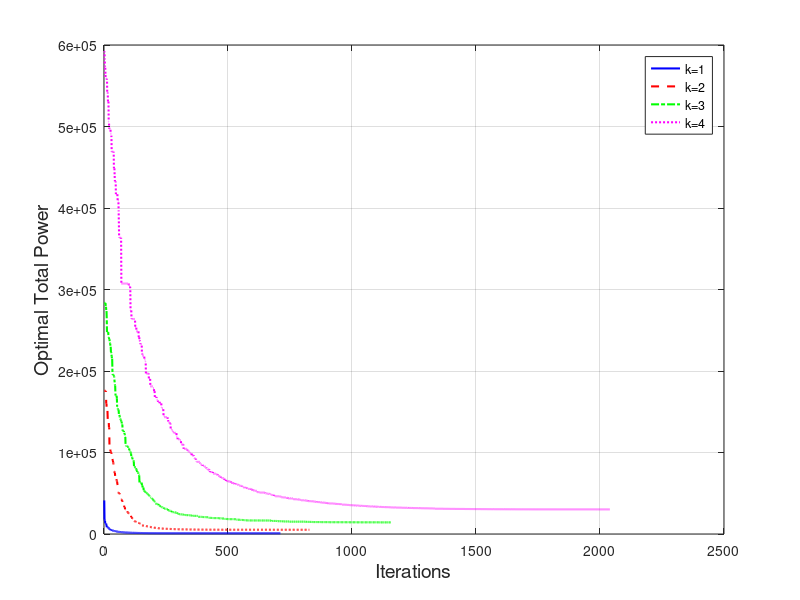

MATLAB code for this plot:
clc; clear;

% Set graphics display parameters
set(0, 'DefaultAxesFontSize', 10);
set(0, 'DefaultTextFontSize', 12);

time = [281.383074, 1005.133156, 316.551715, 423.504468];

% Load data
load('GA1_record.mat', 'record1');
load('GA2_record.mat', 'record2');
load('GA3_record.mat', 'record3');
load('GA4_record.mat', 'record4');

% % Find the maximum length for unifying the x-axis
% max_len = max([length(record1), length(record2), length(record3), length(record4)]);
% 
% % Create figure
% figure('Position', [100, 100, 1200, 800]);
% 
% % (a) GA convergence curve for k=1
% subplot(2, 2, 1);
% plot(record1, 'b-', 'LineWidth', 2);
% xlabel('Iterations', 'FontSize', 16);
% ylabel('Optimal Total Power', 'FontSize', 16);
% title('(a) k=1', 'FontSize', 16, 'FontWeight', 'bold');
% grid on;
% 
% % Add annotation for final value
% final_value1 = record1(end);
% text(length(record1)*0.5, max(record1)*0.8, sprintf('Final Power: %.2e', final_value1), ...
%     'FontSize', 16, 'BackgroundColor', 'white');
% text(length(record1)*0.5, max(record1)*0.65, sprintf('runtime: %.2f S', time(1)), ...
%     'FontSize', 16, 'BackgroundColor', 'white');
% 
% % (b) GA convergence curve for k=2
% subplot(2, 2, 2);
% plot(record2, 'r-', 'LineWidth', 2);
% xlabel('Iterations', 'FontSize', 16);
% ylabel('Optimal Total Power', 'FontSize', 16);
% title('(b) k=2', 'FontSize', 16, 'FontWeight', 'bold');
% grid on;
% 
% % Add annotation for final value
% final_value2 = record2(end);
% text(length(record2)*0.45, max(record2)*0.8, sprintf('Final Power: %.2e', final_value2), ...
%     'FontSize', 16, 'BackgroundColor', 'white');
% text(length(record2)*0.45, max(record2)*0.65, sprintf('runtime: %.2f S', time(2)), ...
%     'FontSize', 16, 'BackgroundColor', 'white');
% 
% % (c) GA convergence curve for k=3
% subplot(2, 2, 3);
% plot(record3, 'g-', 'LineWidth', 2);
% xlabel('Iterations', 'FontSize', 16);
% ylabel('Optimal Total Power', 'FontSize', 16);
% title('(c) k=3', 'FontSize', 16, 'FontWeight', 'bold');
% grid on;
% 
% % Add annotation for final value
% final_value3 = record3(end);
% text(length(record3)*0.45, max(record3)*0.8, sprintf('Final Power: %.2e', final_value3), ...
%     'FontSize', 16, 'BackgroundColor', 'white');
% text(length(record3)*0.45, max(record3)*0.65, sprintf('runtime: %.2f S', time(3)), ...
%     'FontSize', 16, 'BackgroundColor', 'white');
% 
% % (d) GA convergence curve for k=4
% subplot(2, 2, 4);
% plot(record4, 'm-', 'LineWidth', 2);
% xlabel('Iterations', 'FontSize', 16);
% ylabel('Optimal Total Power', 'FontSize', 16);
% title('(d) k=4', 'FontSize', 16, 'FontWeight', 'bold');
% grid on;
% 
% % Add annotation for final value
% final_value4 = record4(end);
% text(length(record4)*0.5, max(record4)*0.8, sprintf('Final Power: %.2e', final_value4), ...
%     'FontSize', 16, 'BackgroundColor', 'white');
% text(length(record4)*0.5, max(record4)*0.65, sprintf('runtime: %.2f S', time(4)), ...
%     'FontSize', 16, 'BackgroundColor', 'white');
% 
% % Add overall title
% % sgtitle('Comparison of GA Optimization Performance under Different Fusion Rules', 'FontSize', 14, 'FontWeight', 'bold');
% 
% % Adjust subplot spacing
% h = gcf;
% set(h, 'PaperPositionMode', 'auto');


figure;
plot(1:length(record1), record1, 'b-', 'LineWidth', 1.5, 'DisplayName', 'k=1');
hold on;
plot(1:length(record2), record2, 'r--', 'LineWidth', 1.5, 'DisplayName', 'k=2');
plot(1:length(record3), record3, 'g-.', 'LineWidth', 1.5, 'DisplayName', 'k=3');
plot(1:length(record4), record4, 'm:', 'LineWidth', 1.5, 'DisplayName', 'k=4');
hold off;

xlabel('Iterations', 'FontSize', 14);
ylabel('Optimal Total Power', 'FontSize', 14);
legend('show');
grid on;

% Save figure
print('GA1234.jpg', '-dpng', '-r300');
fprintf('Figure saved as GA1234.jpg\n');
